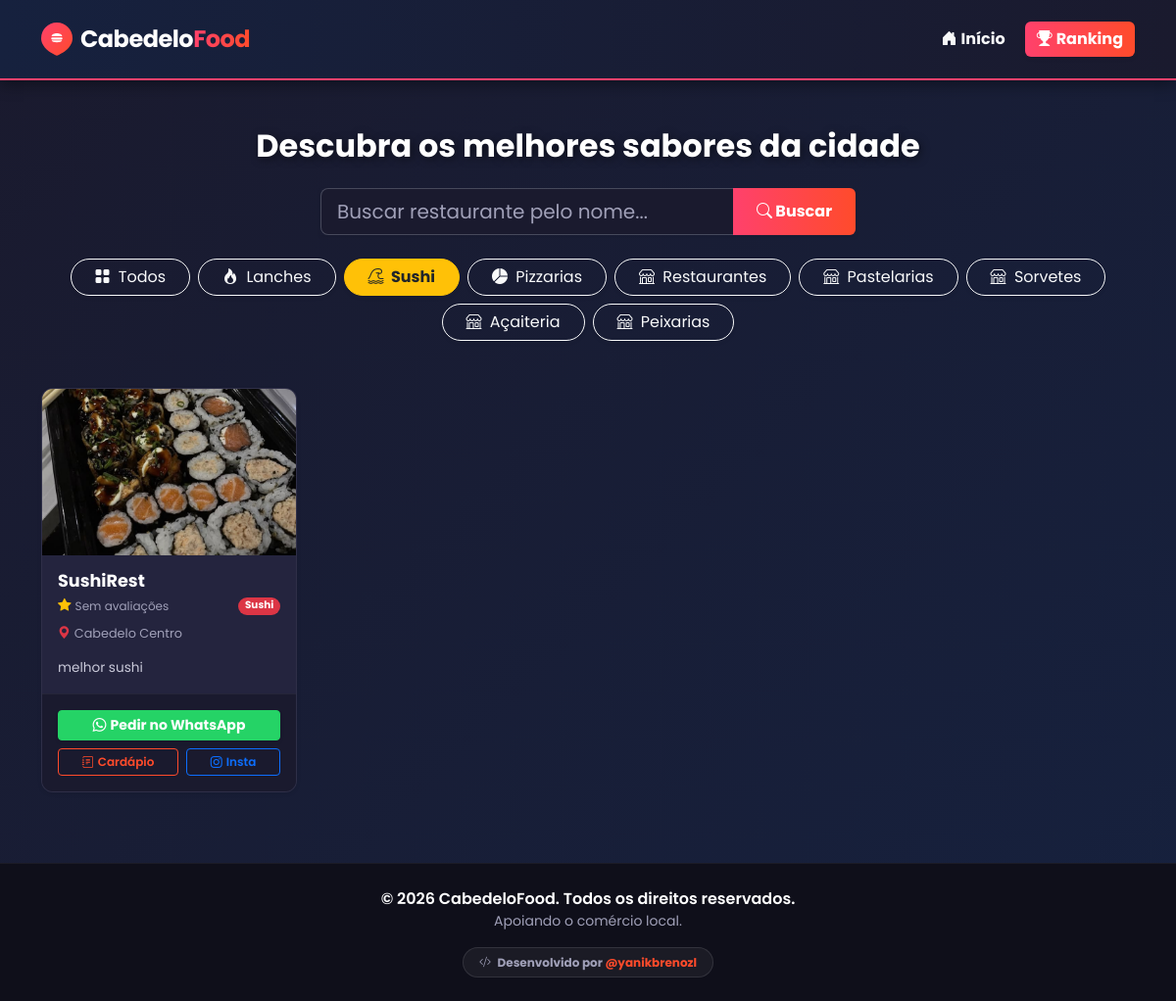
The page /?categoria=Sushi on the database its author committed.
### restaurantes/models.py (models this page shows, shortened)
class Categoria(models.Model):
    nome = models.CharField(max_length=50)

class Restaurante(models.Model):
    nome = models.CharField(max_length=100)
    categoria = models.ForeignKey(Categoria, on_delete=models.SET_NULL, null=True, blank=True)
    descricao = models.TextField(blank=True, null=True)
    endereco = models.CharField(max_length=200)
    telefone = models.CharField(max_length=20, blank=True, null=True)
    imagem = models.ImageField(upload_to='fotos_restaurantes/', blank=True, null=True)
    link_cardapio = models.URLField(max_length=500, blank=True, null=True)
    instagram = models.URLField(max_length=500, blank=True, null=True)
    latitude = models.FloatField(help_text="Ex: -6.9811", blank=True, null=True)
    longitude = models.FloatField(help_text="Ex: -34.8339", blank=True, null=True)
    hora_abertura = models.TimeField(blank=True, null=True, help_text="Ex: 18:00")
    hora_fecho = models.TimeField(blank=True, null=True, help_text="Ex: 23:30")
    def media_estrelas(self):
        media = self.avaliacoes.aggregate(Avg('estrelas'))['estrelas__avg']
        if media is not None:
            return round(media, 1)
        return 0
    def esta_aberto(self):
        if self.hora_abertura is None or self.hora_fecho is None:
            return None
        agora = timezone.localtime(timezone.now()).time()
        if self.hora_abertura <= self.hora_fecho:
            return self.hora_abertura <= agora <= self.hora_fecho
        else:
            return agora >= self.hora_abertura or agora <= self.hora_fecho

### restaurantes/views.py (the view)
# urls.py: path('', views.home, name='home'),
def home(request):
    categoria_filtro = request.GET.get('categoria')
    termo_busca = request.GET.get('busca')
    categorias = Categoria.objects.all()
    restaurantes = Restaurante.objects.all()
    if termo_busca:
        restaurantes = restaurantes.filter(nome__icontains=termo_busca)
    if categoria_filtro:
        restaurantes = restaurantes.filter(categoria__nome=categoria_filtro)
    return render(request, 'restaurantes/index.html', {
        'restaurantes': restaurantes,
        'categorias': categorias,
        'categoria_atual': categoria_filtro,
        'termo_busca': termo_busca
    })

### restaurantes/templates/restaurantes/index.html (shortened to what this page needs)
<!DOCTYPE html>
<html lang="pt-BR">
<head>
    <link href="https://cdn.jsdelivr.net/npm/bootstrap@5.3.0/dist/css/bootstrap.min.css" rel="stylesheet">
    <link rel="stylesheet" href="https://cdn.jsdelivr.net/npm/bootstrap-icons@1.11.3/font/bootstrap-icons.min.css">
</head>
<body>
    <nav class="navbar navbar-expand-lg navbar-dark navbar-custom py-3">
        <div class="container d-flex justify-content-between align-items-center">
            <a class="navbar-brand m-0 d-flex align-items-center" href="{% url 'home' %}">
                <span class="fs-4 fw-bold" style="letter-spacing: -0.5px;">
                    <span class="text-white">Cabedelo</span><span style="background: linear-gradient(90deg, #ff416c, #ff4b2b); -webkit-background-clip: text; background-clip: text; -webkit-text-fill-color: transparent;">Food</span>
                </span>
            </a>
            <div class="d-flex">
                <a href="{% url 'home' %}" class="btn btn-outline-light border-0 me-2 fw-bold"><i class="bi bi-house-door-fill me-1"></i>Início</a>
                <a href="{% url 'ranking' %}" class="btn fw-bold text-white shadow-sm" style="background: linear-gradient(90deg, #ff416c, #ff4b2b); border: none;"><i class="bi bi-trophy-fill me-1"></i>Ranking</a>
            </div>
        </div>
    </nav>
    <div class="container mt-5" style="min-height: 70vh;">
        <h2 class="text-center mb-4 fw-bold titulo-site">Descubra os melhores sabores da cidade</h2>
        <div class="row justify-content-center mb-4">
            <div class="col-md-8 col-lg-6">
                <form action="{% url 'home' %}" method="GET" class="d-flex">
                    <div class="input-group shadow-sm">
                        <input type="text" name="busca" class="form-control form-control-lg" placeholder="Buscar restaurante pelo nome..." value="{{ termo_busca|default:'' }}">
                        <button type="submit" class="btn btn-danger px-4 fw-bold" style="background: linear-gradient(90deg, #ff416c, #ff4b2b); border: none;">
                            <i class="bi bi-search"></i> Buscar
                        </button>
                    </div>
                </form>
            </div>
        </div>
        <div class="d-flex justify-content-center gap-2 mb-5 flex-wrap">
            <a href="{% url 'home' %}" class="btn {% if not categoria_atual %}btn-warning fw-bold text-dark{% else %}btn-outline-light{% endif %} rounded-pill px-4 shadow-sm">
                <i class="bi bi-grid-fill me-1"></i> Todos
            </a>
            {% for cat in categorias %}
                <a href="{% url 'home' %}?categoria={{ cat.nome }}{% if termo_busca %}&busca={{ termo_busca }}{% endif %}" class="btn {% if categoria_atual == cat.nome %}btn-warning fw-bold text-dark{% else %}btn-outline-light{% endif %} rounded-pill px-4 shadow-sm">
                    {% if "lanche" in cat.nome|lower or "burger" in cat.nome|lower or "hamburguer" in cat.nome|lower %}
                        <i class="bi bi-fire me-1"></i>
                    {% elif "pizza" in cat.nome|lower %}
                        <i class="bi bi-pie-chart-fill me-1"></i>
                    {% elif "japa" in cat.nome|lower or "sushi" in cat.nome|lower or "oriental" in cat.nome|lower %}
                        <i class="bi bi-tsunami me-1"></i>
                    {% elif "bebida" in cat.nome|lower or "bar" in cat.nome|lower or "cerveja" in cat.nome|lower %}
                        <i class="bi bi-cup-straw me-1"></i>
                    {% elif "doce" in cat.nome|lower or "sobremesa" in cat.nome|lower or "açaí" in cat.nome|lower %}
                        <i class="bi bi-heart-fill me-1"></i>
                    {% else %}
                        <i class="bi bi-shop me-1"></i>
                    {% endif %}
                    {{ cat.nome }}
                </a>
            {% endfor %}
        </div>
        <div class="row">
            {% for rest in restaurantes %}
            <div class="col-lg-3 col-md-4 col-sm-6 mb-4">
                <div class="card h-100 shadow-sm">
                    {% if rest.imagem %}
                        <img src="{{ rest.imagem.url }}" class="card-img-top" alt="Foto de {{ rest.nome }}" style="height: 170px; object-fit: cover;">
                    {% else %}
                        <div class="bg-sem-imagem text-white text-center py-4 rounded-top" style="height: 170px;">
                            <span class="mt-4 d-block fw-semibold fs-2"><i class="bi bi-camera-video-off"></i></span>
                            <span class="d-block fw-semibold mt-1" style="font-size: 0.9rem;">Sem Imagem</span>
                        </div>
                    {% endif %}
                    <div class="card-body">
                        <div class="d-flex justify-content-between align-items-start mb-1">
                            <h5 class="card-title fw-bold mb-0">{{ rest.nome }}</h5>
                        </div>
                        <div class="d-flex align-items-center mb-2">
                            <i class="bi bi-star-fill text-warning me-1" style="font-size: 0.85rem;"></i>
                            {% if rest.media_estrelas > 0 %}
                                <span class="fw-bold text-white" style="font-size: 0.9rem;">{{ rest.media_estrelas }}</span>
                            {% else %}
                                <span class="text-muted" style="font-size: 0.75rem;">Sem avaliações</span>
                            {% endif %}
                            {% if rest.categoria %}
                                <span class="badge bg-danger rounded-pill ms-auto" style="font-size: 0.65rem;">{{ rest.categoria.nome }}</span>
                            {% endif %}
                        </div>
                        <a href="https://www.google.com/maps/search/?api=1&query={{ rest.endereco|urlencode }}+Cabedelo+PB" target="_blank" class="text-decoration-none text-muted card-subtitle d-block mb-3 mt-2 endereco-link" style="font-size: 0.8rem;">
                            <i class="bi bi-geo-alt-fill text-danger me-1"></i>{{ rest.endereco }}
                        </a>
                        <p class="card-text" style="color: #c8c8d8; font-size: 0.85rem;">{{ rest.descricao|truncatewords:12 }}</p>
                    </div>
                    <div class="card-footer pb-3 pt-3">
                        <div class="mb-2">
                            <a href="https://wa.me/55{{ rest.telefone|cut:' '|cut:'-'|cut:'('|cut:')' }}?text=Olá! Vi o restaurante {{ rest.nome }} no CabedeloFood e gostaria de saber mais."
                               target="_blank"
                               class="btn btn-sm w-100 fw-bold shadow-sm text-white"
                               style="background-color: #25D366; border-color: #25D366; transition: transform 0.2s;">
                                <i class="bi bi-whatsapp me-1"></i>Pedir no WhatsApp
                            </a>
                        </div>
                        <div class="d-flex gap-2 flex-wrap">
                            {% if rest.link_cardapio %}
                                <a href="{{ rest.link_cardapio }}" target="_blank" class="btn btn-outline-danger btn-sm flex-fill fw-semibold" style="font-size: 0.75rem;"><i class="bi bi-journal-text me-1"></i>Cardápio</a>
                            {% else %}
                                <button class="btn btn-outline-secondary btn-sm flex-fill fw-semibold" style="font-size: 0.75rem;" disabled><i class="bi bi-journal-x me-1"></i>Cardápio</button>
                            {% endif %}
                            {% if rest.instagram %}
                                <a href="{{ rest.instagram }}" target="_blank" class="btn btn-outline-primary btn-sm flex-fill fw-semibold" style="font-size: 0.75rem;"><i class="bi bi-instagram me-1"></i>Insta</a>
                            {% endif %}
                        </div>
                    </div>
                </div>
            </div>
            {% empty %}
            <div class="col-12 text-center">
                <p class="lead text-muted mt-5"><i class="bi bi-search fs-1 d-block mb-3"></i>Nenhum restaurante encontrado com esses filtros.</p>
                <a href="{% url 'home' %}" class="btn btn-outline-light mt-3"><i class="bi bi-arrow-counterclockwise me-1"></i>Limpar Filtros</a>
            </div>
            {% endfor %}
        </div>
    </div>
    <footer class="text-white text-center py-4 mt-5">
        <div class="container">
            <p class="mb-0 fw-semibold">© 2026 CabedeloFood. Todos os direitos reservados.</p>
            <small class="text-muted d-block mb-3">Apoiando o comércio local.</small>
            <a href="https://www.instagram.com/yanikbrenozl/" target="_blank" class="badge rounded-pill text-decoration-none px-3 py-2 dev-link" style="background: rgba(255, 255, 255, 0.05); border: 1px solid rgba(255, 255, 255, 0.1); color: #a0a0b8; transition: all 0.3s ease;">
                <i class="bi bi-code-slash me-1"></i> Desenvolvido por <span style="color: #ff4b2b;">@yanikbrenozl</span>
            </a>
        </div>
    </footer>
</body>
</html>

### restaurantes/templates/restaurantes/index.html (style rules this page uses)
body { font-family: 'Poppins', sans-serif; background: linear-gradient(135deg, #1a1a2e 0%, #16213e 100%); color: #ffffff; min-height: 100vh; }
.navbar-custom { background: linear-gradient(90deg, #16213e 0%, #1a1a2e 100%); box-shadow: 0 4px 15px rgba(0, 0, 0, 0.4); border-bottom: 2px solid #ff416c; }
.titulo-site { color: #ffffff; text-shadow: 2px 2px 8px rgba(0,0,0,0.5); }
.form-control { background-color: #1a1a2e !important; border: 1px solid rgba(255, 255, 255, 0.2) !important; color: #ffffff !important; }
::placeholder { color: #a0a0b8 !important; opacity: 0.7; }
.card { background-color: #24243e; border: 1px solid rgba(255, 255, 255, 0.05); transition: transform 0.3s ease, box-shadow 0.3s ease; border-radius: 12px; overflow: hidden; }
.card-body h5 { color: #ffffff; font-size: 1.1rem; }
.text-muted, .card-subtitle { color: #a0a0b8 !important; }
.card-footer { background-color: #1a1a2e !important; border-top: 1px solid rgba(255,255,255,0.05) !important; }
.btn-outline-danger { color: #ff4b2b; border-color: #ff4b2b; }
footer { background-color: #0f0f1a !important; border-top: 1px solid rgba(255,255,255,0.05); }
.endereco-link { transition: color 0.2s ease; }

### rows shown on the page
Categoria: nome "Lanches"
Categoria: nome "Sushi"
Categoria: nome "Pizzarias"
Categoria: nome "Restaurantes"
Categoria: nome "Pastelarias"
Categoria: nome "Sorvetes"
Categoria: nome "Açaiteria"
Categoria: nome "Peixarias"
Restaurante: imagem (picture), nome "SushiRest", shows "Sem avaliações", categoria.nome "Sushi", endereco "Cabedelo Centro", descricao "melhor sushi"
